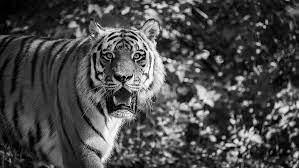
#> input picture self/S2_07052025/ConvertPython/Ex2_Python/tiger.jpg, 299 x 168 px
$ python Ex2_2.py
#> lines starting #> are read from the running program, lines starting #| are printed output that depends on the picture
import cv2
import matplotlib.pyplot as plt
import numpy as np

img = cv2.imread('tiger.jpg', cv2.IMREAD_GRAYSCALE).astype(np.float64)
#> img: shape (168, 299) float64; min 0, max 255, mean 73.9
plt.figure(figsize=(15, 6))
for i in range(1, 9):
    levels = 2 ** i
    step = 256 / levels
    quantized_img = np.ceil(img / step) * step - 1
    quantized_img = np.clip(quantized_img, 0, 255).astype(np.uint8)
    plt.subplot(2, 4, i)
    plt.imshow(quantized_img, cmap='gray')
    label = f"{i}-bit" if i == 1 else f"{i}-bits"
    plt.title(label, fontsize=15)
    plt.axis('off')
    cv2.imwrite(f"Quantization_in_{label}.jpg", quantized_img)
#> this loop made 8 passes
#> pass 1, `quantized_img = np.ceil(img / step) * step - 1`:
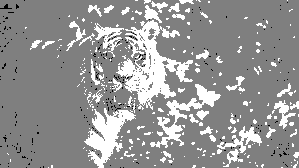
#> quantized_img: shape (168, 299) float64; min -1, max 255, mean 148.5; drawn with min black and max white
#> pass 2, `quantized_img = np.ceil(img / step) * step - 1`:
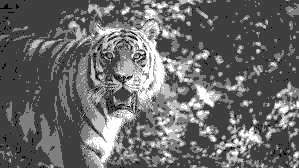
#> quantized_img: shape (168, 299) float64; min -1, max 255, mean 104.6; drawn with min black and max white
plt.show()
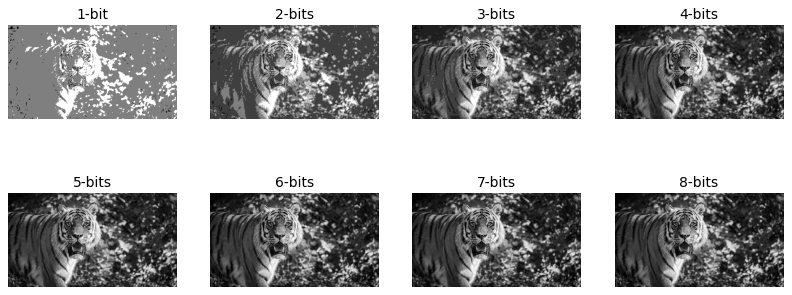
#> figure drawn by matplotlib, 8 panels
